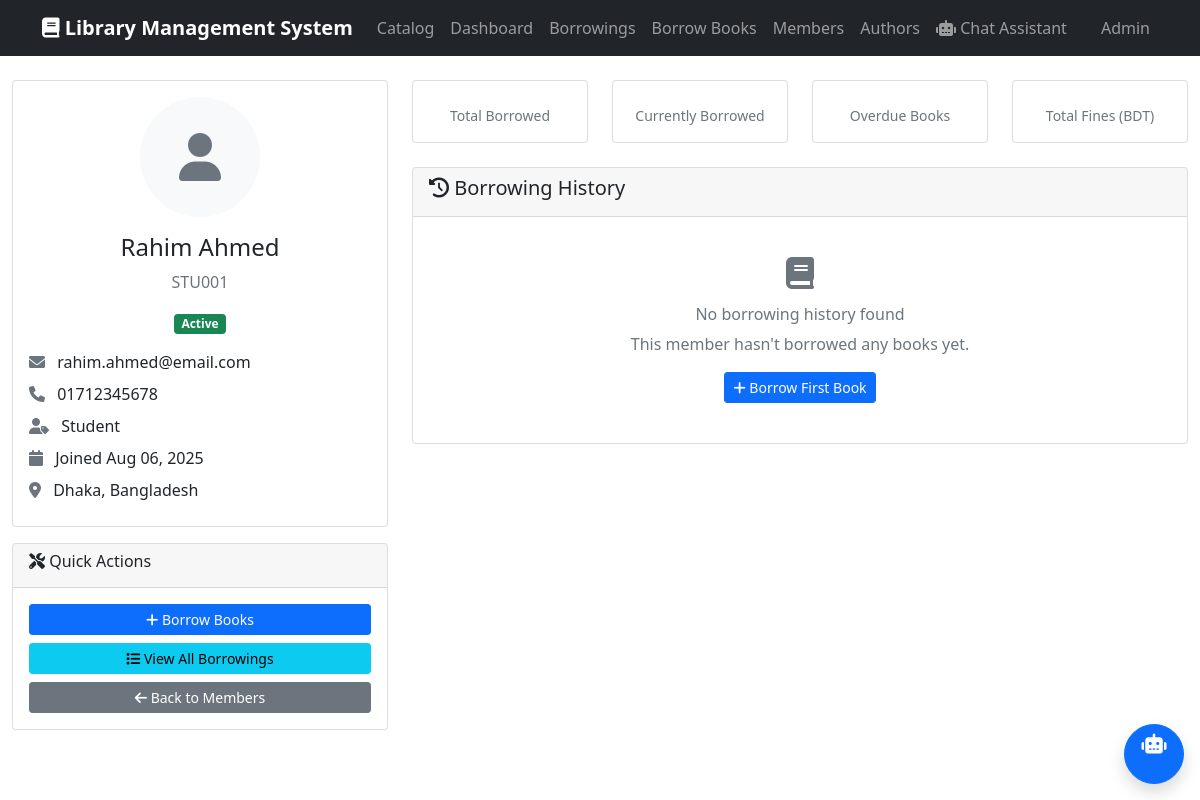
Screenshot of /member/1/ with the database file from the repository.
### stall/models.py (models this page shows, shortened)
class Member(models.Model):
    MEMBERSHIP_TYPE_CHOICES = [
        ('student', 'Student'),
        ('faculty', 'Faculty'),
        ('staff', 'Staff'),
        ('general', 'General Public'),
    ]
    membership_id = models.CharField(max_length=20, unique=True)
    first_name = models.CharField(max_length=100)
    last_name = models.CharField(max_length=100)
    email = models.EmailField(unique=True)
    phone = models.CharField(max_length=15)
    address = models.TextField()
    membership_type = models.CharField(max_length=20, choices=MEMBERSHIP_TYPE_CHOICES, default='general')
    date_joined = models.DateField(auto_now_add=True)
    is_active = models.BooleanField(default=True)
    photo = models.ImageField(upload_to='member_photos/', blank=True, null=True)
    @property
    def full_name(self):
        return f"{self.first_name} {self.last_name}"
    @property
    def active_borrowings(self):
        return self.borrowrecord_set.filter(return_date__isnull=True)
    @property
    def overdue_books(self):
        return self.borrowrecord_set.filter(
            return_date__isnull=True,
            due_date__lt=date.today()
        )

### stall/views.py (the view)
# urls.py: path('member/<int:member_id>/', views.member_detail, name='member_detail'),
def member_detail(request, member_id):
    member = get_object_or_404(Member, id=member_id)
    borrowing_history = BorrowRecord.objects.filter(member=member).select_related('book')
    context = {
        'member': member,
        'borrowing_history': borrowing_history,
        'active_borrowings': member.active_borrowings,
        'overdue_books': member.overdue_books
    }
    return render(request, 'stall/member_detail.html', context)

### stall/templates/stall/member_detail.html (shortened to what this page needs)
{% extends 'stall/base.html' %}
{% block content %}
<div class="row">
    <div class="col-md-4">
        <div class="card">
            <div class="card-body text-center">
                {% if member.photo %}
                    <img src="{{ member.photo.url }}" class="rounded-circle mb-3" width="120" height="120" alt="{{ member.full_name }}">
                {% else %}
                    <div class="bg-light rounded-circle d-inline-flex align-items-center justify-content-center mb-3" style="width: 120px; height: 120px;">
                        <i class="fas fa-user fa-3x text-muted"></i>
                    </div>
                {% endif %}
                <h4>{{ member.full_name }}</h4>
                <p class="text-muted">{{ member.membership_id }}</p>
                <span class="badge {% if member.is_active %}bg-success{% else %}bg-danger{% endif %} mb-3">
                    {% if member.is_active %}Active{% else %}Inactive{% endif %}
                </span>
                <div class="text-start">
                    <div class="mb-2">
                        <i class="fas fa-envelope text-muted me-2"></i>
                        {{ member.email }}
                    </div>
                    <div class="mb-2">
                        <i class="fas fa-phone text-muted me-2"></i>
                        {{ member.phone }}
                    </div>
                    <div class="mb-2">
                        <i class="fas fa-user-tag text-muted me-2"></i>
                        {{ member.get_membership_type_display }}
                    </div>
                    <div class="mb-2">
                        <i class="fas fa-calendar text-muted me-2"></i>
                        Joined {{ member.date_joined|date:"M d, Y" }}
                    </div>
                    <div class="mb-2">
                        <i class="fas fa-map-marker-alt text-muted me-2"></i>
                        {{ member.address|truncatewords:10 }}
                    </div>
                </div>
            </div>
        </div>
        <div class="card mt-3">
            <div class="card-header">
                <h6><i class="fas fa-tools"></i> Quick Actions</h6>
            </div>
            <div class="card-body">
                <a href="{% url 'select_books_to_borrow' member.id %}" class="btn btn-primary btn-sm d-block mb-2">
                    <i class="fas fa-plus"></i> Borrow Books
                </a>
                <a href="{% url 'borrowing_list' %}?member={{ member.id }}" class="btn btn-info btn-sm d-block mb-2">
                    <i class="fas fa-list"></i> View All Borrowings
                </a>
                <a href="{% url 'members_list' %}" class="btn btn-secondary btn-sm d-block">
                    <i class="fas fa-arrow-left"></i> Back to Members
                </a>
            </div>
        </div>
    </div>
    <div class="col-md-8">
        <div class="row mb-4">
            <div class="col-md-3">
                <div class="card text-center">
                    <div class="card-body">
                        <p class="card-text text-muted small">Total Borrowed</p>
                    </div>
                </div>
            </div>
            <div class="col-md-3">
                <div class="card text-center">
                    <div class="card-body">
                        <p class="card-text text-muted small">Currently Borrowed</p>
                    </div>
                </div>
            </div>
            <div class="col-md-3">
                <div class="card text-center">
                    <div class="card-body">
                        <p class="card-text text-muted small">Overdue Books</p>
                    </div>
                </div>
            </div>
            <div class="col-md-3">
                <div class="card text-center">
                    <div class="card-body">
                        <p class="card-text text-muted small">Total Fines (BDT)</p>
                    </div>
                </div>
            </div>
        </div>
        <div class="card">
            <div class="card-header">
                <h5><i class="fas fa-history"></i> Borrowing History</h5>
            </div>
            <div class="card-body">
                {% if borrowing_history %}
                    <div class="table-responsive">
                        <table class="table table-hover">
                            <thead class="table-light">
                                <tr>
                                    <th>Book</th>
                                    <th>Borrow Date</th>
                                    <th>Due Date</th>
                                    <th>Return Date</th>
                                    <th>Status</th>
                                    <th>Fine</th>
                                </tr>
                            </thead>
                            <tbody>
                                {% for borrowing in borrowing_history %}
                                    <tr>
                                        <td>
                                            <strong>{{ borrowing.book.title }}</strong>
                                            <br>
                                            <small class="text-muted">{{ borrowing.book.author_names }}</small>
                                        </td>
                                        <td>{{ borrowing.borrow_date|date:"M d, Y" }}</td>
                                        <td>{{ borrowing.due_date|date:"M d, Y" }}</td>
                                        <td>
                                            {% if borrowing.return_date %}
                                                {{ borrowing.return_date|date:"M d, Y" }}
                                            {% else %}
                                                <span class="text-muted">Not returned</span>
                                            {% endif %}
                                        </td>
                                        <td>
                                            <span class="badge
                                                {% if borrowing.status == 'borrowed' %}bg-warning text-dark
                                                {% elif borrowing.status == 'returned' %}bg-success
                                                {% elif borrowing.status == 'overdue' %}bg-danger
                                                {% else %}bg-secondary{% endif %}">
                                                {{ borrowing.get_status_display }}
                                            </span>
                                        </td>
                                        <td>
                                            {% if borrowing.fine_amount %}
                                                <span class="text-danger">BDT {{ borrowing.fine_amount }}</span>
                                            {% else %}
                                                <span class="text-muted">No fine</span>
                                            {% endif %}
                                        </td>
                                    </tr>
                                {% endfor %}
                            </tbody>
                        </table>
                    </div>
                {% else %}
                    <div class="text-center py-4">
                        <i class="fas fa-book fa-2x text-muted mb-3"></i>
                        <h6 class="text-muted">No borrowing history found</h6>
                        <p class="text-muted">This member hasn't borrowed any books yet.</p>
                        <a href="{% url 'select_books_to_borrow' member.id %}" class="btn btn-primary btn-sm">
                            <i class="fas fa-plus"></i> Borrow First Book
                        </a>
                    </div>
                {% endif %}
            </div>
        </div>
    </div>
</div>
{% endblock %}

### rows the page displays
Member: full_name "Rahim Ahmed", membership_id "STU001", email "rahim.ahmed@email.com", phone "01712345678", membership_type "Student", date_joined "Aug 06, 2025", address "Dhaka, Bangladesh"
